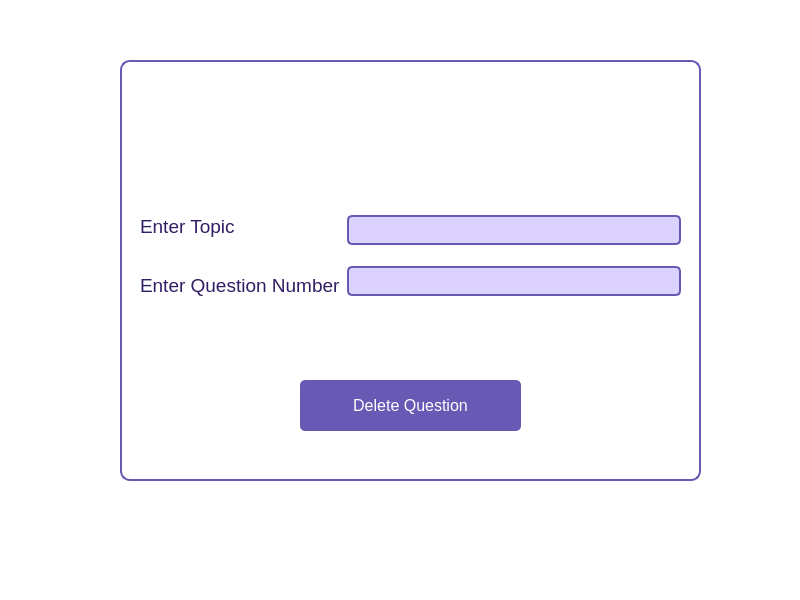
<?xml version="1.0" encoding="UTF-8"?>
<ui version="4.0">
 <class>deletequestion</class>
 <widget class="QMainWindow" name="deletequestion">
  <property name="geometry">
   <rect>
    <x>0</x>
    <y>0</y>
    <width>800</width>
    <height>600</height>
   </rect>
  </property>
  <property name="windowTitle">
   <string>MainWindow</string>
  </property>
  <property name="styleSheet">
   <string notr="true">background-color: rgb(255, 255, 255);</string>
  </property>
  <widget class="QWidget" name="centralwidget">
   <widget class="QGroupBox" name="groupBox">
    <property name="geometry">
     <rect>
      <x>120</x>
      <y>60</y>
      <width>581</width>
      <height>421</height>
     </rect>
    </property>
    <property name="styleSheet">
     <string notr="true">/* Main window background */
QMainWindow {
    background-color: rgb(240, 240, 250); /* Light purple background */
}
QLineEdit {
    background-color: rgb(220, 210, 255); /* Very light purple */
    color: rgb(50, 30, 100); /* Darker purple text */
    border: 2px solid rgb(104, 90, 180); /* Purple border */
    border-radius: 5px;
    padding: 5px;
    selection-background-color: rgb(104, 90, 180); /* Highlight color */
    selection-color: white; /* Selected text color */
}
/* Group boxes */
QGroupBox {
    background-color: rgb(255, 255, 255); /* White background */
    border: 2px solid rgb(104, 90, 180); /* Purple border */
    border-radius: 10px;
    padding: 10px;
}

/* QLabel - general label styling */
QLabel {
    font-size: 14pt;
    color: rgb(50, 30, 100); /* Dark purple text */
}

/* Specific label inside 'GameWindow' */
QLabel#questionLabel {
    font-size: 16pt;
    font-weight: bold;
    color: rgb(50, 30, 100); /* Dark purple */
}

/* QPushButton styling */
QPushButton {
    background-color: rgb(104, 90, 180); /* Purple background */
    color: white;
    font-size: 12pt;
    padding: 6px 12px;
    border-radius: 5px;
}

/* Hover and pressed states for buttons */
QPushButton:hover {
    background-color: rgb(120, 110, 200); /* Lighter purple on hover */
}

QPushButton:pressed {
    background-color: rgb(80, 60, 160); /* Darker purple on press */
}

/* Specific button styling for 'GameWindow' */
QPushButton#button50, QPushButton#buttonSwap, QPushButton#submit {
    background-color: rgb(104, 90, 180); /* Purple background */
}

QPushButton#button50:hover, QPushButton#buttonSwap:hover, QPushButton#submit:hover {
    background-color: rgb(120, 110, 200);
}

/* RadioButtons */
QRadioButton {
    font-size: 12pt;
    color: rgb(50, 30, 100); /* Dark purple */
}

QRadioButton::indicator {
    width: 20px;
    height: 20px;
    border: 2px solid rgb(104, 90, 180); /* Purple border for circle */
    border-radius: 10px;
    background-color: white;
}

QRadioButton::indicator:checked {
    background-color: rgb(104, 90, 180); /* Purple circle when checked */
}

/* ProgressBar */
QProgressBar {
    border: 1px solid rgb(104, 90, 180); /* Purple border */
    border-radius: 5px;
    background-color: rgb(240, 240, 250); /* Light purple background */
    height: 20px;
}

QProgressBar::chunk {
    background-color: rgb(104, 90, 180); /* Purple progress chunk */
    width: 1px;
}

/* QTableWidget - Leaderboard Table */
QTableWidget {
    background-color: rgb(255, 255, 255); /* White background */
    border: 1px solid rgb(104, 90, 180); /* Purple border */
    gridline-color: rgb(104, 90, 180); /* Purple grid lines */
    font-size: 12pt;
    color: rgb(50, 30, 100); /* Dark purple text */
}

/* Table header styling */
QTableWidget::horizontalHeader {
    background-color: rgb(104, 90, 180); /* Purple header */
    color: white;
    font-weight: bold;
    font-size: 14pt;
}

/* Specific QPushButton inside 'BoardWindow' */
QPushButton#closeButton {
    background-color: rgb(104, 90, 180); /* Purple background */
    color: white;
    font-size: 12pt;
    padding: 6px 12px;
    border-radius: 5px;
}

/* Hover and pressed effect for 'closeButton' */
QPushButton#closeButton:hover {
    background-color: rgb(120, 110, 200);
}

QPushButton#closeButton:pressed {
    background-color: rgb(80, 60, 160);
}

/* MenuBar styling */
QMenuBar {
    background-color: rgb(104, 90, 180); /* Purple menu bar */
    color: white;
}

/* StatusBar styling */
QStatusBar {
    background-color: rgb(240, 240, 250); /* Light purple */
    color: rgb(50, 30, 100); /* Dark purple text */
}

/* Score label styling */
QLabel#scoreLabel, QLabel#rankLabel {
    font-size: 14pt;
    color: rgb(50, 30, 100); /* Dark purple */
}
/* Time Label styling */
QLabel#timeLabel {
    font-size: 12pt;
    color: rgb(50, 30, 100); /* Dark purple */
    font-weight: bold;
    background-color: rgb(240, 240, 250); /* Light purple background */
    padding: 5px 10px;
    border-radius: 5px;
}
</string>
    </property>
    <property name="title">
     <string/>
    </property>
    <widget class="QPushButton" name="pushButton_dq">
     <property name="geometry">
      <rect>
       <x>180</x>
       <y>320</y>
       <width>221</width>
       <height>51</height>
      </rect>
     </property>
     <property name="text">
      <string>Delete Question</string>
     </property>
    </widget>
    <widget class="QWidget" name="">
     <property name="geometry">
      <rect>
       <x>20</x>
       <y>140</y>
       <width>541</width>
       <height>111</height>
      </rect>
     </property>
     <layout class="QHBoxLayout" name="horizontalLayout">
      <item>
       <layout class="QVBoxLayout" name="verticalLayout">
        <item>
         <widget class="QLabel" name="label_dq">
          <property name="text">
           <string>Enter Topic</string>
          </property>
         </widget>
        </item>
        <item>
         <widget class="QLabel" name="label_dq2">
          <property name="text">
           <string>Enter Question Number</string>
          </property>
         </widget>
        </item>
       </layout>
      </item>
      <item>
       <layout class="QVBoxLayout" name="verticalLayout_2">
        <item>
         <widget class="QLineEdit" name="lineEdit_dq"/>
        </item>
        <item>
         <widget class="QLineEdit" name="lineEdit_dq2"/>
        </item>
       </layout>
      </item>
     </layout>
    </widget>
   </widget>
  </widget>
  <widget class="QMenuBar" name="menubar">
   <property name="geometry">
    <rect>
     <x>0</x>
     <y>0</y>
     <width>800</width>
     <height>25</height>
    </rect>
   </property>
  </widget>
  <widget class="QStatusBar" name="statusbar"/>
 </widget>
 <resources/>
 <connections/>
</ui>
